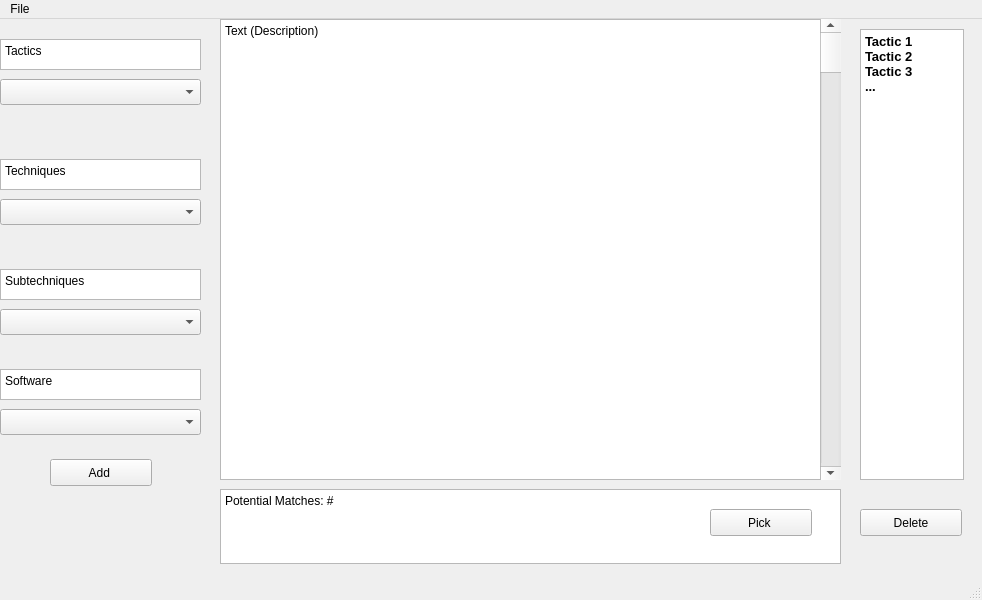
<?xml version="1.0" encoding="UTF-8"?>
<ui version="4.0">
 <class>MainWindow</class>
 <widget class="QMainWindow" name="MainWindow">
  <property name="geometry">
   <rect>
    <x>0</x>
    <y>0</y>
    <width>982</width>
    <height>600</height>
   </rect>
  </property>
  <property name="windowTitle">
   <string>MainWindow</string>
  </property>
  <widget class="QWidget" name="centralwidget">
   <widget class="QPushButton" name="pushButton">
    <property name="geometry">
     <rect>
      <x>50</x>
      <y>440</y>
      <width>102</width>
      <height>27</height>
     </rect>
    </property>
    <property name="text">
     <string>Add </string>
    </property>
   </widget>
   <widget class="QComboBox" name="Tactics">
    <property name="geometry">
     <rect>
      <x>0</x>
      <y>60</y>
      <width>201</width>
      <height>26</height>
     </rect>
    </property>
   </widget>
   <widget class="QComboBox" name="Subtechniques">
    <property name="geometry">
     <rect>
      <x>0</x>
      <y>290</y>
      <width>201</width>
      <height>26</height>
     </rect>
    </property>
   </widget>
   <widget class="QComboBox" name="Techniques">
    <property name="geometry">
     <rect>
      <x>0</x>
      <y>180</y>
      <width>201</width>
      <height>26</height>
     </rect>
    </property>
   </widget>
   <widget class="QPlainTextEdit" name="plainTextEdit">
    <property name="geometry">
     <rect>
      <x>0</x>
      <y>20</y>
      <width>201</width>
      <height>31</height>
     </rect>
    </property>
    <property name="plainText">
     <string>Tactics</string>
    </property>
   </widget>
   <widget class="QPlainTextEdit" name="plainTextEdit_2">
    <property name="geometry">
     <rect>
      <x>0</x>
      <y>140</y>
      <width>201</width>
      <height>31</height>
     </rect>
    </property>
    <property name="plainText">
     <string>Techniques</string>
    </property>
   </widget>
   <widget class="QPlainTextEdit" name="plainTextEdit_3">
    <property name="geometry">
     <rect>
      <x>0</x>
      <y>250</y>
      <width>201</width>
      <height>31</height>
     </rect>
    </property>
    <property name="plainText">
     <string>Subtechniques</string>
    </property>
   </widget>
   <widget class="QPlainTextEdit" name="plainTextEdit_4">
    <property name="geometry">
     <rect>
      <x>220</x>
      <y>0</y>
      <width>621</width>
      <height>461</height>
     </rect>
    </property>
    <property name="plainText">
     <string>Text (Description)</string>
    </property>
   </widget>
   <widget class="QScrollBar" name="verticalScrollBar">
    <property name="geometry">
     <rect>
      <x>820</x>
      <y>0</y>
      <width>21</width>
      <height>461</height>
     </rect>
    </property>
    <property name="orientation">
     <enum>Qt::Vertical</enum>
    </property>
   </widget>
   <widget class="QPlainTextEdit" name="plainTextEdit_5">
    <property name="geometry">
     <rect>
      <x>220</x>
      <y>470</y>
      <width>621</width>
      <height>75</height>
     </rect>
    </property>
    <property name="plainText">
     <string>Potential Matches: #</string>
    </property>
   </widget>
   <widget class="QPushButton" name="pushButton_2">
    <property name="geometry">
     <rect>
      <x>710</x>
      <y>490</y>
      <width>102</width>
      <height>27</height>
     </rect>
    </property>
    <property name="text">
     <string>Pick </string>
    </property>
   </widget>
   <widget class="QTextEdit" name="textEdit">
    <property name="geometry">
     <rect>
      <x>860</x>
      <y>10</y>
      <width>104</width>
      <height>451</height>
     </rect>
    </property>
    <property name="html">
     <string>&lt;!DOCTYPE HTML PUBLIC &quot;-//W3C//DTD HTML 4.0//EN&quot; &quot;http://www.w3.org/TR/REC-html40/strict.dtd&quot;&gt;
&lt;html&gt;&lt;head&gt;&lt;meta name=&quot;qrichtext&quot; content=&quot;1&quot; /&gt;&lt;style type=&quot;text/css&quot;&gt;
p, li { white-space: pre-wrap; }
&lt;/style&gt;&lt;/head&gt;&lt;body style=&quot; font-family:'Noto Sans Adlam'; font-size:10pt; font-weight:600; font-style:normal;&quot;&gt;
&lt;p style=&quot; margin-top:0px; margin-bottom:0px; margin-left:0px; margin-right:0px; -qt-block-indent:0; text-indent:0px;&quot;&gt;Tactic 1&lt;/p&gt;
&lt;p style=&quot; margin-top:0px; margin-bottom:0px; margin-left:0px; margin-right:0px; -qt-block-indent:0; text-indent:0px;&quot;&gt;Tactic 2&lt;/p&gt;
&lt;p style=&quot; margin-top:0px; margin-bottom:0px; margin-left:0px; margin-right:0px; -qt-block-indent:0; text-indent:0px;&quot;&gt;Tactic 3&lt;/p&gt;
&lt;p style=&quot; margin-top:0px; margin-bottom:0px; margin-left:0px; margin-right:0px; -qt-block-indent:0; text-indent:0px;&quot;&gt;...&lt;/p&gt;&lt;/body&gt;&lt;/html&gt;</string>
    </property>
   </widget>
   <widget class="QPushButton" name="pushButton_3">
    <property name="geometry">
     <rect>
      <x>860</x>
      <y>490</y>
      <width>102</width>
      <height>27</height>
     </rect>
    </property>
    <property name="text">
     <string>Delete</string>
    </property>
   </widget>
   <widget class="QPlainTextEdit" name="plainTextEdit_6">
    <property name="geometry">
     <rect>
      <x>0</x>
      <y>350</y>
      <width>201</width>
      <height>31</height>
     </rect>
    </property>
    <property name="plainText">
     <string>Software</string>
    </property>
   </widget>
   <widget class="QComboBox" name="Software">
    <property name="geometry">
     <rect>
      <x>0</x>
      <y>390</y>
      <width>201</width>
      <height>26</height>
     </rect>
    </property>
   </widget>
  </widget>
  <widget class="QStatusBar" name="statusbar"/>
  <widget class="QMenuBar" name="menubar">
   <property name="geometry">
    <rect>
     <x>0</x>
     <y>0</y>
     <width>982</width>
     <height>25</height>
    </rect>
   </property>
   <widget class="QMenu" name="menuFile">
    <property name="title">
     <string>File</string>
    </property>
    <addaction name="actionUpdate"/>
   </widget>
   <addaction name="menuFile"/>
  </widget>
  <action name="actionUpdate">
   <property name="text">
    <string>Update</string>
   </property>
  </action>
 </widget>
 <resources/>
 <connections/>
</ui>
